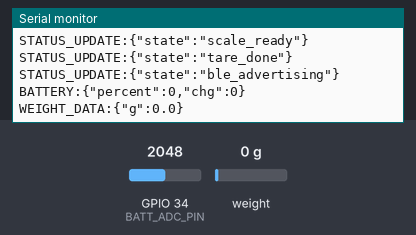
The sketch below on a simulated ESP32. On the bench: the last lines printed to the serial monitor. The inputs (shaded band) are chosen by the test bench; at power-on: weight on the scale 0 g, GPIO 34 (BATT_ADC_PIN) = 2048 (analog values on the 0–4095 scale). EEPROM starts erased; nothing arrives over Bluetooth unless stated; a phone connects over Bluetooth LE 3 s after start.

Above: at 4.3 s.
4.4 s: weight on the scale set to 100 g
At 5.4 s:
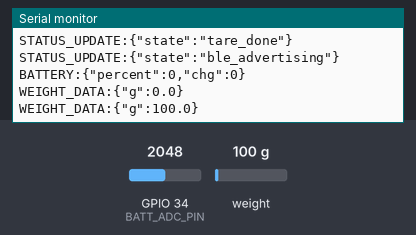
5.9 s: weight on the scale set to 1250 g
At 11.0 s:
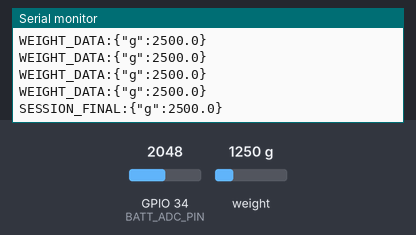
Timing chart, 0 to 12.5 s (numbered marks = the images above; inputs shaded):
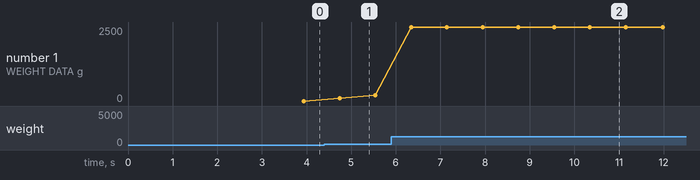

The sketch:

ProGear.ino
```cpp
#include <Arduino.h>
#include <HX711.h>
#include <Preferences.h>
#include <BLEDevice.h>
#include <BLEUtils.h>
#include <BLEServer.h>
#include <math.h>


#define HX_DT   25 //32
#define HX_SCK  26 //33


#define BATT_ADC_PIN   34
#define BATT_CHARGING  -1


static float CAL_FACTOR_A = 420.0f;       //Load Cell A
static float CAL_FACTOR_B = 420.0f;       // Load Cell B

static const float   MAX_G     = 10000.0f;
static const uint32_t SEND_MS  = 300;
static const float   QUIET_EPS = 20.0f;
static const uint32_t QUIET_MS = 2500;

/* =========================== */
#define DIV_FACTOR     2.0f   // 100k + 100k ⇒ ×2
#define SAMPLES        16
static float emaV = 0.0f;
static const float alpha = 0.20f;  // EMA
/* =========================== */
static const char* BLE_NAME = "ProGearBag";
#define UUID_SVC "6E400001-B5A3-F393-E0A9-E50E24DCCA9E"
#define UUID_RX  "6E400002-B5A3-F393-E0A9-E50E24DCCA9E"   // write
#define UUID_TX  "6E400003-B5A3-F393-E0A9-E50E24DCCA9E"   // notify

HX711        scale;
Preferences  prefs;

BLECharacteristic* txCh = nullptr;
BLECharacteristic* rxCh = nullptr;
String rxBuf;

float baselineA = 0.0f;
float baselineB = 0.0f;
float lastG     = -1.0f;
float expectedG = 0.0f;

uint32_t lastSend   = 0;
uint32_t quietStart = 0;
bool inQuiet = false, sessionFinalSent = false;

static void sendLine(const String& tag, const String& json) {
  String s = tag + ":" + json + "\n";
  Serial.print(s);
  if (txCh) { txCh->setValue((uint8_t*)s.c_str(), s.length()); txCh->notify(); }
}
static void sendStatus(const String& st)            { sendLine("STATUS_UPDATE", String("{\"state\":\"")+st+"\"}"); }
static void sendStatusExpected(float g)             { sendLine("STATUS_UPDATE", String("{\"expected_weight_g\":")+String(g,0)+"}"); }
static void sendError (const String& msg)           { sendLine("ERROR",          String("{\"msg\":\"")+msg+"\"}"); }
static void sendWeight(float g)                     { sendLine("WEIGHT_DATA",    String("{\"g\":")+String(g,1)+"}"); }
static void sendSessionFinal(float g)               { sendLine("SESSION_FINAL",  String("{\"g\":")+String(g,1)+"}"); }
static void sendBattery(int pct, int ch)            { sendLine("BATTERY",        String("{\"percent\":")+pct+",\"chg\":"+ch+"}"); }

static void saveExpected(float g){
  expectedG = g;
  prefs.putFloat("exp_g", expectedG);
  sendStatusExpected(expectedG);
}

//Battery Read
static int readBatteryPct() {
  if (BATT_ADC_PIN < 0) return -1;
  analogReadResolution(12);
  uint32_t acc = 0;
  for (int i=0;i<SAMPLES;i++){ acc += analogRead(BATT_ADC_PIN); delay(2); }
  int raw = acc / SAMPLES;

  float vadc = (raw / 4095.0f) * 3.3f;
  float v    = vadc * DIV_FACTOR;


  float pctf = (v - 3.40f) / (4.20f - 3.40f) * 100.0f;
  return (int)round(constrain(pctf, 0.0f, 100.0f));
}
static int readCharging() {
  if (BATT_CHARGING < 0) return 0;
  pinMode(BATT_CHARGING, INPUT_PULLUP);
  return digitalRead(BATT_CHARGING) ? 1 : 0;
}
static void sendBatteryNow(){
  int p = readBatteryPct();
  if (p >= 0) sendBattery(p, readCharging());
}


static float readGramsA() {
  //Choose Load Cell A - Gain 128
  scale.set_gain(128);
  if (!scale.is_ready()) return NAN;
  (void)scale.read();                 // رمية أولى بعد التحويل
  if (!scale.is_ready()) return NAN;
  scale.set_scale(CAL_FACTOR_A);
  return scale.get_units(3) - baselineA; // متوسط 3 قراءات
}

static float readGramsB() {
  // Choose Load Cell B - Gain 32
  scale.set_gain(32);
  if (!scale.is_ready()) return NAN;
  (void)scale.read();                 // رمية أولى بعد التحويل
  if (!scale.is_ready()) return NAN;
  scale.set_scale(CAL_FACTOR_B);
  return scale.get_units(3) - baselineB; // متوسط 3 قراءات
}

// tare both load cells
static void tareBoth() {
  // Load Cell A
  scale.set_gain(128);
  if (scale.is_ready()) { scale.set_scale(CAL_FACTOR_A); scale.tare(15); }
  baselineA = 0.0f;

  // Load Cell B
  scale.set_gain(32);
  if (scale.is_ready()) { scale.set_scale(CAL_FACTOR_B); scale.tare(15); }
  baselineB = 0.0f;
}
//calculate total weight
float readTotalGrams() {
  float gA = readGramsA();
  float gB = readGramsB();

  if (isnan(gA) || isnan(gB)) return -1.0f;

  float total = gA + gB;
  if (total < 0) total = 0;
  return total;
}

/* ===================== BLE RX callbacks ================= */
class RxCB : public BLECharacteristicCallbacks {
  void onWrite(BLECharacteristic* c) override {
    String v = c->getValue();
    if (v.length() == 0) return;
    rxBuf += v;

    int idx;
    while ((idx = rxBuf.indexOf('\n')) >= 0) {
      String line = rxBuf.substring(0, idx);
      rxBuf.remove(0, idx+1);
      line.trim();

      String U = line; U.toUpperCase();

      if (U == "PING") {
        sendLine("PONG", "{}");
      }
      else if (U == "RESET_WEIGHT") {
        tareBoth();
        lastG = -1.0f;
        inQuiet = false; sessionFinalSent = false;
        sendStatus("tare_done");
        sendStatus("baseline_reset");
      }
      else if (U.startsWith("SET_EXPECTED_WEIGHT:")) {
        int colon = line.indexOf(':');
        if (colon > 0) {
          float val = line.substring(colon+1).toFloat();
          saveExpected(val);
        }
      }
      else if (U == "GET_EXPECTED_WEIGHT") {
        sendStatusExpected(expectedG);
      }
      else if (U == "GET_BAT") {
        sendBatteryNow();
      }
    }
  }
};

/* ========================== setup ======================= */
void setup() {
  Serial.begin(115200);
  delay(100);

  // NVS
  prefs.begin("progear", false);
  float savedCalA = prefs.getFloat("calA", NAN);
  float savedCalB = prefs.getFloat("calB", NAN);
  if (!isnan(savedCalA)) CAL_FACTOR_A = savedCalA;
  if (!isnan(savedCalB)) CAL_FACTOR_B = savedCalB;
  expectedG = prefs.getFloat("exp_g", 0.0f);

  scale.begin(HX_DT, HX_SCK);
  scale.set_gain(128); // A
  if (!scale.is_ready()) {
    sendStatus("scale_not_ready");
  } else {
    tareBoth();
    sendStatus("scale_ready");
    sendStatus("tare_done");
  }

  // BLE
  BLEDevice::init(BLE_NAME);
  BLEServer* srv = BLEDevice::createServer();
  BLEService* svc = srv->createService(UUID_SVC);

  txCh = svc->createCharacteristic(UUID_TX, BLECharacteristic::PROPERTY_NOTIFY);
  rxCh = svc->createCharacteristic(UUID_RX, BLECharacteristic::PROPERTY_WRITE | BLECharacteristic::PROPERTY_WRITE_NR);
  rxCh->setCallbacks(new RxCB());

  svc->start();
  BLEAdvertising* adv = BLEDevice::getAdvertising();
  adv->addServiceUUID(UUID_SVC);
  adv->setScanResponse(true);
  adv->start();

  sendStatus("ble_advertising");
  if (expectedG > 0) sendStatusExpected(expectedG);

  sendBatteryNow();
}

/* =========================== loop ======================= */
void loop() {
  uint32_t now = millis();

  if (now - lastSend >= SEND_MS) {
    float g = readTotalGrams();

    if (g < 0) {
      sendStatus("scale_not_ready");
    } else {
      if (g > MAX_G) {
        sendError("over_capacity");
      } else {
        sendWeight(g);  // WEIGHT_DATA:{ "g": ... }
      }

      bool stable = (lastG < 0) ? false : fabsf(g - lastG) <= QUIET_EPS;
      if (stable) {
        if (!inQuiet) { inQuiet = true; quietStart = now; sessionFinalSent = false; }
        else if (!sessionFinalSent && (now - quietStart) >= QUIET_MS) {
          sendSessionFinal(g);
          sessionFinalSent = true;
        }
      } else {
        inQuiet = false; sessionFinalSent = false; quietStart = now;
      }
      lastG = g;
    }
    lastSend = now;
  }

  static uint32_t lastBat = 0;
  if (BATT_ADC_PIN >= 0 && now - lastBat > 10000) {
    sendBatteryNow();
    lastBat = now;
  }
}
```

Measured:
- after the input at 4.4 s, the serial monitor: prints a new line after 0.34 s (image 1)
- after the input at 5.9 s, the serial monitor: prints a new line after 0.44 s (image 2)
- plotted number 1: 0 → 200 after the input at 4.4 s, 200 → 2500 after the input at 5.9 s
